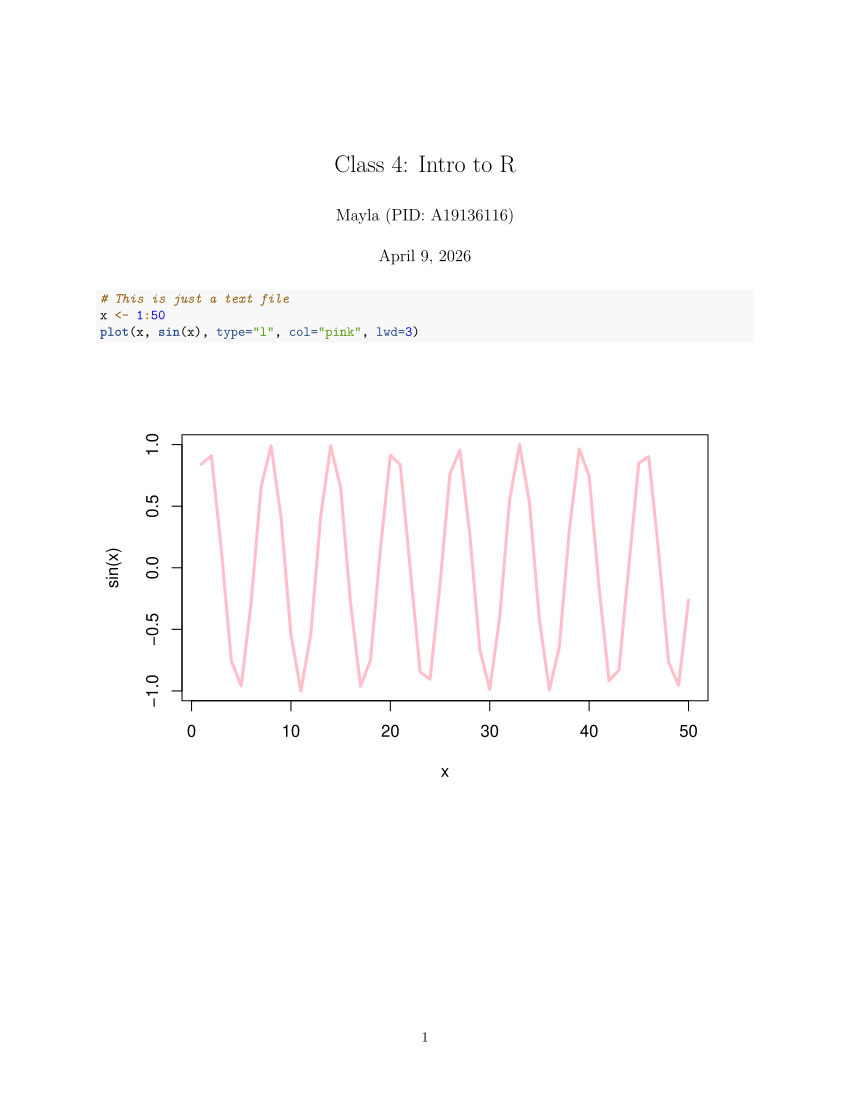

Write R code to recreate this figure.
#' ---
#' title: "Class 4: Intro to R"
#' author: "Mayla (PID: A19136116)"
#' date: "April 9, 2026"
#' ---

# This is just a text file
x <- 1:50
plot(x, sin(x), type="l", col="pink", lwd=3)
